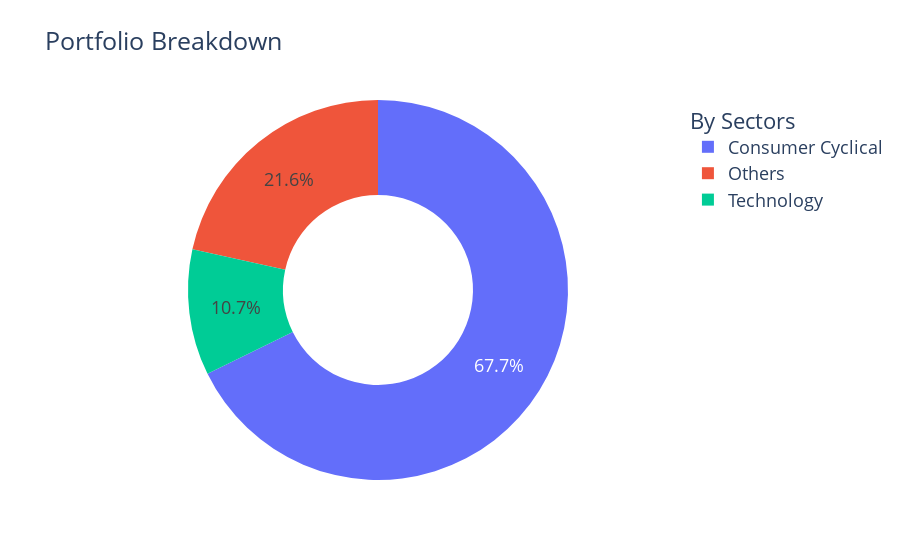

Write notebook code for a chart like this one.
### Code cell
import plotly.graph_objects as go

labels = df2['sector']
values = df2['qty'] * df2['current_prices']

# Use `hole` to create a donut-like pie chart
fig = go.Figure(data=[go.Pie(labels=labels, values=values, hole=.5)])
fig.update_layout(
    title="Portfolio Breakdown",
    legend_title="By Sectors",
    font=dict(
        size=18,
    )
)
fig.show()

### Figure 1 — Plotly figure (JSON) as saved in the notebook; plotly's stock layout.template omitted (floating-point values rounded to 4 significant figures)
{"data": [{"hole": 0.5, "labels": ["Technology", "Consumer Cyclical", "Others"], "type": "pie", "values": [2204.0, 13940.0, 4439.0]}], "layout": {"font": {"size": 18}, "legend": {"title": {"text": "By Sectors"}}, "title": {"text": "Portfolio Breakdown"}}}
